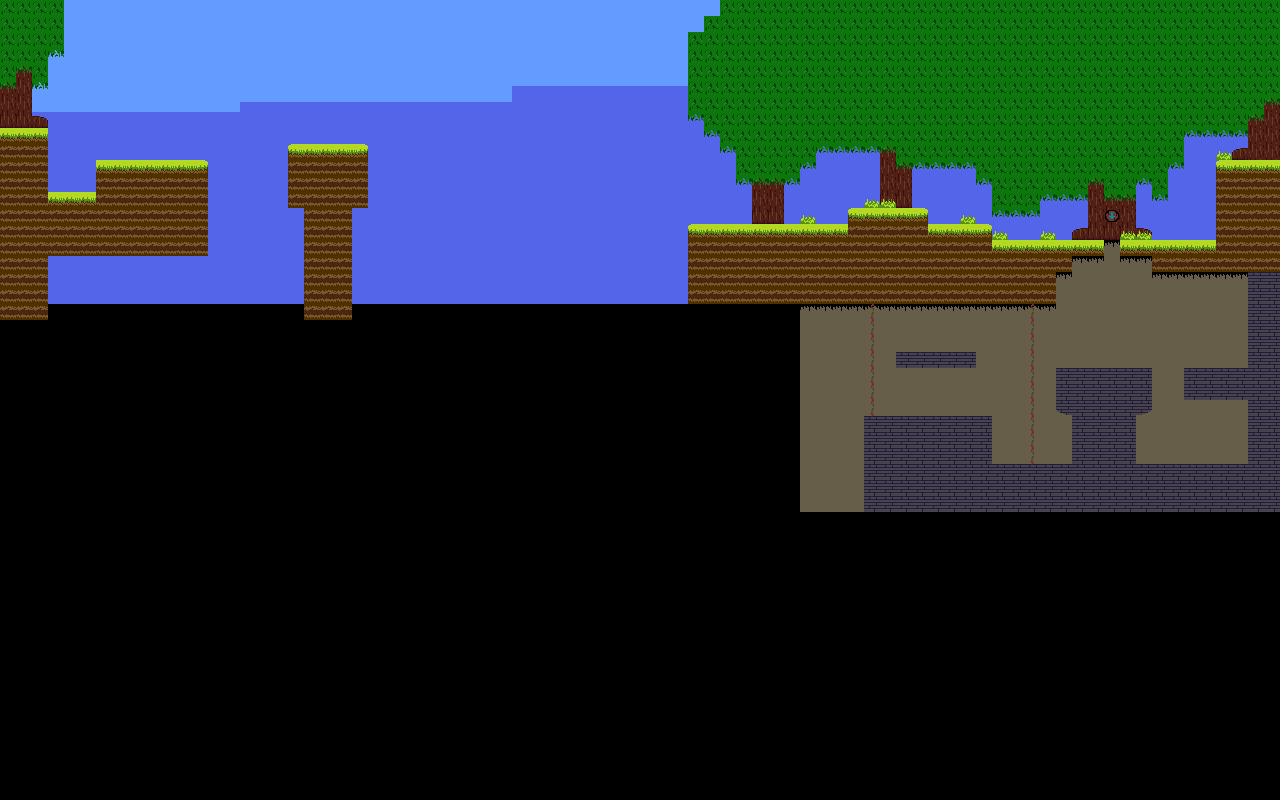

Tiled map render using the project's own tile images. Description and the map definition, with tile-layer contents summarised, below:
An orthogonal 80x50 tile map with 16x16 px tiles, 6 tile layers (blackbg, Background, Ground, Foreground, ...), 2 tilesets.

<map version="1.10" tiledversion="1.12.1" orientation="orthogonal" renderorder="right-down" width="80" height="50" tilewidth="16" tileheight="16" infinite="0" nextlayerid="8" nextobjectid="1">
 <editorsettings>
  <export target="ForestLevelFinal.json" format="json" />
 </editorsettings>
 <tileset firstgid="1" name="forest_tiles" tilewidth="16" tileheight="16" tilecount="64" columns="8">
  <image source="forestlevel.png" width="128" height="128" />
 </tileset>
 <tileset firstgid="65" source="tiled/final_forestlevel_tileset.tsx" />
 <layer id="1" name="blackbg" width="80" height="50">
  <data>[4000 cells, 4000 non-empty, 2 distinct tile ids]</data>
 </layer>
 <layer id="3" name="Background" width="80" height="50">
  <data>[4000 cells, 1836 non-empty, 10 distinct tile ids]</data>
 </layer>
 <layer id="4" name="Ground" width="80" height="50">
  <properties>
   <property name="Collidable" type="bool" value="true" />
  </properties>
  <data>[4000 cells, 420 non-empty, 15 distinct tile ids]</data>
 </layer>
 <layer id="5" name="Foreground" width="80" height="50">
  <data>[4000 cells, 431 non-empty, 11 distinct tile ids]</data>
 </layer>
 <layer id="6" name="Layered" width="80" height="50">
  <data>[4000 cells, 65 non-empty, 8 distinct tile ids]</data>
 </layer>
 <layer id="7" name="PhantumpWallLayer" width="80" height="50">
  <properties>
   <property name="Phaseable" type="bool" value="true" />
  </properties>
  <data>[4000 cells, 41 non-empty, 2 distinct tile ids]</data>
 </layer>
</map>
